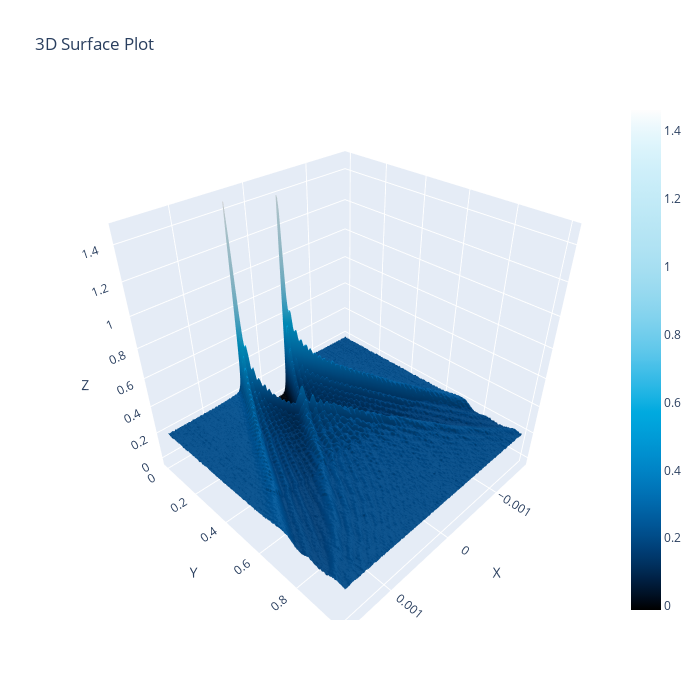

Notebook code for this chart:
### Code cell
import plotly.express as px
import plotly.graph_objects as go
import pandas as pd

x, y = np.meshgrid(eva.mapped["voltage_axis"], eva.mapped["y_axis"])
z = data["differential_conductance"]
df = pd.DataFrame({
    "x": x.ravel(),
    "y": y.ravel(),
    "z": data["differential_conductance"].ravel(),
})


# Create surface plot
fig = go.Figure(data=[go.Surface(z=z, x=x, y=y, colorscale=plotly_colorscale)])
fig.update_layout(title='3D Surface Plot', autosize=False,
                  width=700, height=700,
                  scene=dict(
                      xaxis_title='X',
                      yaxis_title='Y',
                      zaxis_title='Z'
                  ))

fig.show()

### Figure 1 — Plotly figure (JSON) as saved in the notebook; plotly's stock layout.template omitted (floating-point values rounded to 4 significant figures; data arrays with more than 128 entries replaced by an {"elided": "..."} marker saying what was removed)
{"data": [{"colorscale": {"elided": "255x2 mixed values"}, "type": "surface", "x": {"elided": "201x401 float values"}, "y": {"elided": "201x401 float values"}, "z": {"elided": "201x401 float values"}}], "layout": {"autosize": false, "height": 700, "scene": {"xaxis": {"title": {"text": "X"}}, "yaxis": {"title": {"text": "Y"}}, "zaxis": {"title": {"text": "Z"}}}, "title": {"text": "3D Surface Plot"}, "width": 700}}
